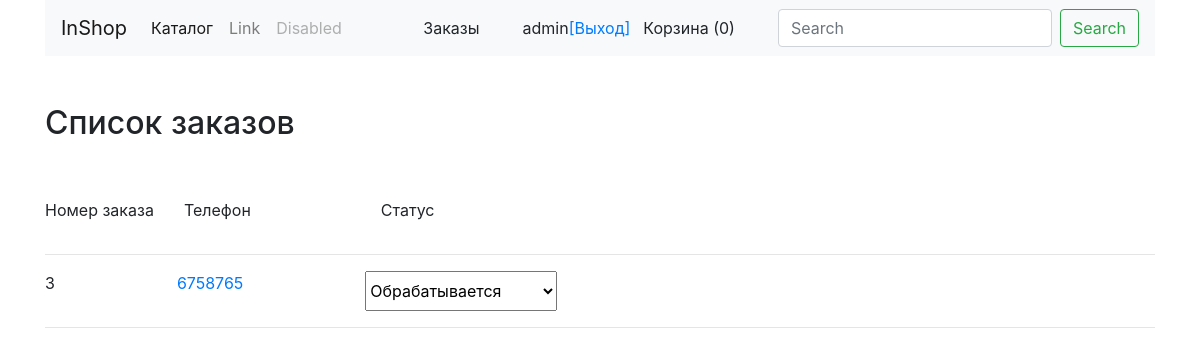
Before: /order/view (signed in) with the older database file.
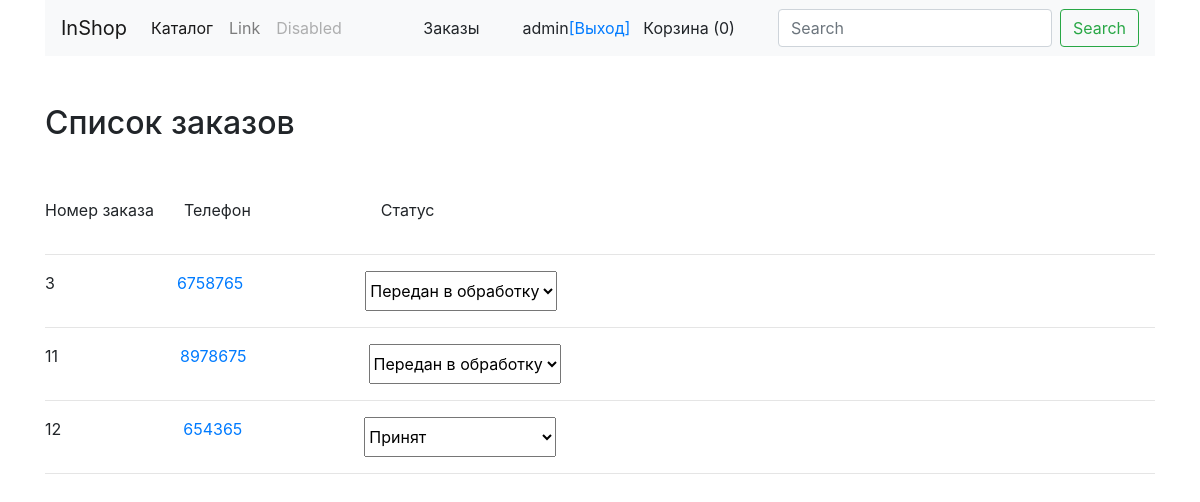
After: the same page with the newer database file.
### tables this page shows
CREATE TABLE `orders` (
  `id_order` int(11) NOT NULL,
  `id_session` varchar(35) NOT NULL,
  `telefon` varchar(30) NOT NULL,
  `status` varchar(100) NOT NULL DEFAULT 'Обрабатывается'
);

### public/index.php (called while the page is built, shortened)
<?
require_once '../config/main.php';
$config = include __DIR__ . "/../config/config.php";
try {
    App::call()->run($config);
} catch (Exception $e) {
    var_dump($e);
}

### traits/Tsingletone.php (called while the page is built, shortened)
<?php
trait Tsingletone
{
    private static $instance = null;
    public static function getInstance() {
        if (is_null(static::$instance)) {
            static::$instance = new static();
        }
        return self::$instance;
    }
}

### engine/Storage.php (called while the page is built, shortened)
<?php
class Storage
{
    protected $items = [];
    public function get($key)
    {
        if(!isset($this->items[$key])){
            $this->items[$key] = App::call()->createComponent($key);
        }
        return $this->items[$key];
    }
}

### models/Repository.php (called while the page is built, shortened)
<?php
abstract class Repository
{
    public function __construct()
    {
        $this->db = Db::getInstance();
    }
}

### models/repositories/OrderRepository.php (called while the page is built, shortened)
<?php
class OrderRepository extends Repository
{
    public function  getAll(){
        $sql = "SELECT id_order, telefon, status FROM `orders`";
        $result =  $this->db->queryAll($sql, []);
        return $result;
    }
}

### engine/Db.php (called while the page is built, shortened)
<?php
class Db
{
    private $config = [
        'driver' => 'mysql',
        'host' => 'localhost',
        'login' => 'root',
        'password' => '',
        'database' => 'inshopdb',
        'charset' => 'utf8'
    ];
    private $connection = null;
    private function getConnection() {
        if (is_null($this->connection)) {
            $this->connection = new \PDO($this->prepareDsnString(),
                $this->config['login'],
                $this->config['password']
                );
        }
        $this->connection->setAttribute(\PDO::ATTR_DEFAULT_FETCH_MODE, \PDO::FETCH_ASSOC);
        return $this->connection;
    }
    private function prepareDsnString() {
        return sprintf("%s:host=%s;dbname=%s;charset=%s",
            $this->config['driver'],
            $this->config['host'],
            $this->config['database'],
            $this->config['charset']
        );
    }
    private function query($sql, $params) {
        $stmt = $this->getConnection()->prepare($sql);
        $stmt->execute($params);
        return $stmt;
    }
    public function queryAll($sql, $params = []) {
        return $this->query($sql, $params)->fetchAll();
    }
}

### views/orders.php (the view, shortened to what this page needs)
<br>
<br>
<h2>
    Список заказов
</h2>
<br>
<br>
<div style="display: flex;">
    <p style="margin-right: 30px" >
        Номер заказа
    </p>
    <p style="margin-right: 130px">
        Телефон
    </p>
    <p >
        Статус
    </p>
</div><hr/>
<?foreach ($orders as $item):?>
        <div style="display: flex;">
            <p style="margin-right: 122px" >
                <?=$item['id_order']?>
            </p>
            <a href="/order/single/?id_order=<?=$item['id_order']?>" style="display: block">
            <p style="margin-right: 122px">
                <?=$item['telefon']?>
            </p>
            </a>
            <select class="status">
                <option value="Принят" <?if($item['status'] =='Принят')echo "selected"?> data-orderID="<?=$item['id_order']?>">
                    Принят
                </option>
                <option value="Передан в обработку" <?if($item['status'] =='Передан в обработку')echo "selected"?> data-orderID="<?=$item['id_order']?>">
                    Передан в обработку
                </option>
                <option value="Обрабатывается" <?if($item['status'] =='Обрабатывается')echo "selected"?> data-orderID="<?=$item['id_order']?>">
                    Обрабатывается
                </option>
            </select>
        </div>
    <hr/>
<?endforeach;?>

Changed rows visible on the page:
changed orders id 3: status "Обрабатывается" → "Передан в обработку"
added orders: id_order "11", telefon "8978675", status "Передан в обработку"
added orders: id_order "12", telefon "654365", status "Принят"
